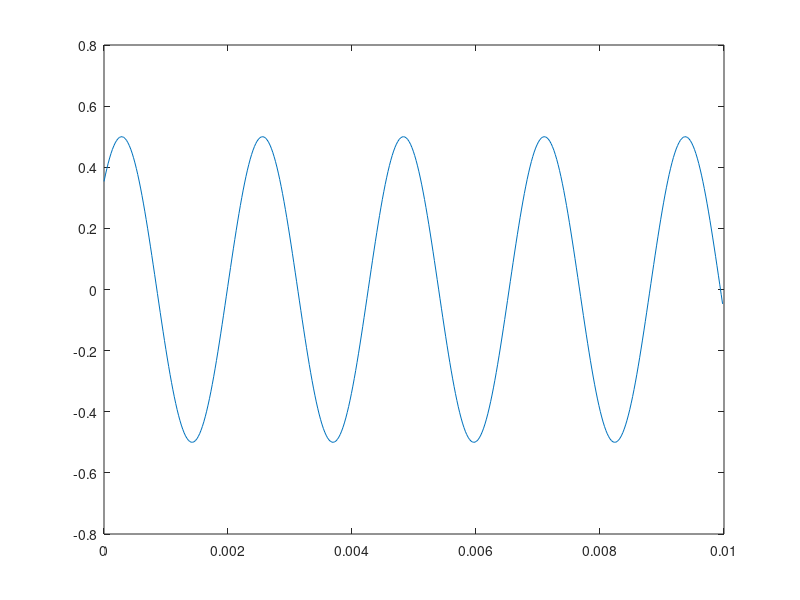

Write the MATLAB code that produced this figure.
A=0.5; %amplitude
f=440; %frequency
fs= 44100; % sample frequency
ts=1/44100; %time interval
t=0:ts:0.01-ts; %samples to 1s
phase= pi/4; %phase
y=A*sin(2*pi*f*t+phase);
plot(t,y);
sound(y,fs);
